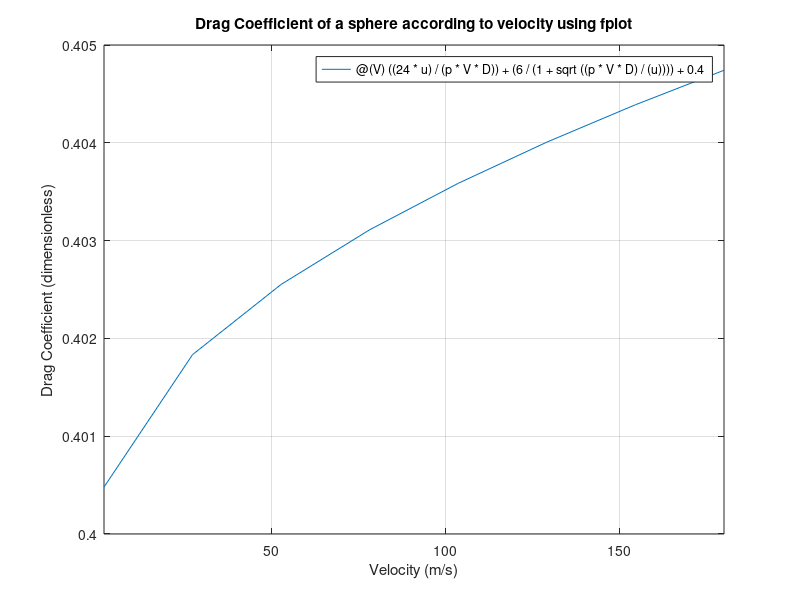
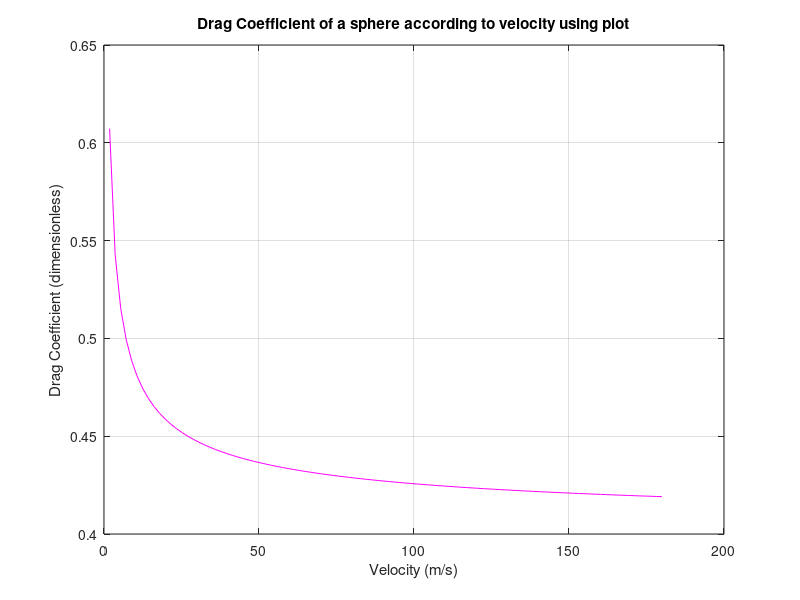

The MATLAB source for these figures, in order:
%ECOR2606 L8 Quiz #1
%Student Name: Tayeb Al-Shedayfat
%Student Number: 100957964

%assuming values for constants
u=1.95*10^(-5);
p=1.09;
D=0.01;

%PART i
%Cd is drag coefiecnt which is dependant variable
%V is velocity which is indenpenat variable
%anonymos function to calculate the value fo drag coefficient
f=@(V) ((24*u)/(p*V*D))+(6/(1+sqrt((p*V*D)/(u))))+0.4;

%using fplot to plot function f along [1.8 180]
figure(1)
fplot(f, [1.8 180]);
grid on
title('Drag Coefficient of a sphere according to velocity using fplot');
xlabel('Velocity (m/s)');
ylabel('Drag Coefficient (dimensionless)');

%Using plot to plot the funcion
%let s be a vector containing the values form 1.8 to 180
s = linspace(1.8,180);
y = size(s);
%for loop to calculate and save the values in a vector y
for i = 1:length(s)
    y(i)=f(s(i));
end

%plotting the two vectors against each other
figure (2);
plot(s,y,'m');
grid on
title('Drag Coefficient of a sphere according to velocity using plot');
xlabel('Velocity (m/s)');
ylabel('Drag Coefficient (dimensionless)');

%PART ii
%defining a function to calulate the root at 0.43
g =@(V) f(V)-0.43;
%using fzero to calculate and retun the value of velocity at which drag is
%0.43
r = fzero(g, [70 80]);
%outputting the answer using fprintf
fprintf('The velocity at which the drag coefficient is 0.43 is: %f\n',r)

